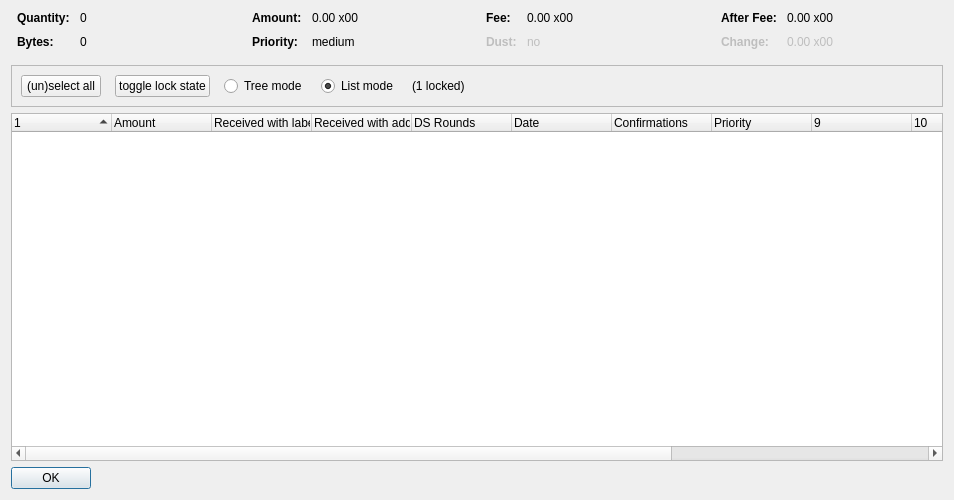
<?xml version="1.0" encoding="UTF-8"?>
<ui version="4.0">
 <class>CoinControlDialog</class>
 <widget class="QDialog" name="CoinControlDialog">
  <property name="geometry">
   <rect>
    <x>0</x>
    <y>0</y>
    <width>954</width>
    <height>500</height>
   </rect>
  </property>
  <property name="windowTitle">
   <string>Coin Selection</string>
  </property>
  <layout class="QVBoxLayout" name="verticalLayout">
   <item>
    <layout class="QHBoxLayout" name="horizontalLayoutTop" stretch="0,0,0,0">
     <property name="topMargin">
      <number>0</number>
     </property>
     <property name="bottomMargin">
      <number>10</number>
     </property>
     <item>
      <layout class="QFormLayout" name="formLayoutCoinControl1">
       <property name="horizontalSpacing">
        <number>10</number>
       </property>
       <property name="verticalSpacing">
        <number>10</number>
       </property>
       <property name="leftMargin">
        <number>6</number>
       </property>
       <property name="rightMargin">
        <number>6</number>
       </property>
       <item row="0" column="0">
        <widget class="QLabel" name="labelCoinControlQuantityText">
         <property name="font">
          <font>
           <weight>75</weight>
           <bold>true</bold>
          </font>
         </property>
         <property name="text">
          <string>Quantity:</string>
         </property>
        </widget>
       </item>
       <item row="0" column="1">
        <widget class="QLabel" name="labelCoinControlQuantity">
         <property name="cursor">
          <cursorShape>IBeamCursor</cursorShape>
         </property>
         <property name="contextMenuPolicy">
          <enum>Qt::ActionsContextMenu</enum>
         </property>
         <property name="text">
          <string notr="true">0</string>
         </property>
         <property name="textInteractionFlags">
          <set>Qt::LinksAccessibleByMouse|Qt::TextSelectableByKeyboard|Qt::TextSelectableByMouse</set>
         </property>
        </widget>
       </item>
       <item row="1" column="0">
        <widget class="QLabel" name="labelCoinControlBytesText">
         <property name="font">
          <font>
           <weight>75</weight>
           <bold>true</bold>
          </font>
         </property>
         <property name="text">
          <string>Bytes:</string>
         </property>
        </widget>
       </item>
       <item row="1" column="1">
        <widget class="QLabel" name="labelCoinControlBytes">
         <property name="cursor">
          <cursorShape>IBeamCursor</cursorShape>
         </property>
         <property name="contextMenuPolicy">
          <enum>Qt::ActionsContextMenu</enum>
         </property>
         <property name="text">
          <string notr="true">0</string>
         </property>
         <property name="textInteractionFlags">
          <set>Qt::LinksAccessibleByMouse|Qt::TextSelectableByKeyboard|Qt::TextSelectableByMouse</set>
         </property>
        </widget>
       </item>
      </layout>
     </item>
     <item>
      <layout class="QFormLayout" name="formLayoutCoinControl2">
       <property name="horizontalSpacing">
        <number>10</number>
       </property>
       <property name="verticalSpacing">
        <number>10</number>
       </property>
       <property name="leftMargin">
        <number>6</number>
       </property>
       <property name="rightMargin">
        <number>6</number>
       </property>
       <item row="0" column="0">
        <widget class="QLabel" name="labelCoinControlAmountText">
         <property name="font">
          <font>
           <weight>75</weight>
           <bold>true</bold>
          </font>
         </property>
         <property name="text">
          <string>Amount:</string>
         </property>
        </widget>
       </item>
       <item row="0" column="1">
        <widget class="QLabel" name="labelCoinControlAmount">
         <property name="cursor">
          <cursorShape>IBeamCursor</cursorShape>
         </property>
         <property name="contextMenuPolicy">
          <enum>Qt::ActionsContextMenu</enum>
         </property>
         <property name="text">
          <string notr="true">0.00 x00</string>
         </property>
         <property name="textInteractionFlags">
          <set>Qt::LinksAccessibleByMouse|Qt::TextSelectableByKeyboard|Qt::TextSelectableByMouse</set>
         </property>
        </widget>
       </item>
       <item row="1" column="0">
        <widget class="QLabel" name="labelCoinControlPriorityText">
         <property name="font">
          <font>
           <weight>75</weight>
           <bold>true</bold>
          </font>
         </property>
         <property name="text">
          <string>Priority:</string>
         </property>
        </widget>
       </item>
       <item row="1" column="1">
        <widget class="QLabel" name="labelCoinControlPriority">
         <property name="cursor">
          <cursorShape>IBeamCursor</cursorShape>
         </property>
         <property name="contextMenuPolicy">
          <enum>Qt::ActionsContextMenu</enum>
         </property>
         <property name="text">
          <string>medium</string>
         </property>
         <property name="textInteractionFlags">
          <set>Qt::LinksAccessibleByMouse|Qt::TextSelectableByKeyboard|Qt::TextSelectableByMouse</set>
         </property>
        </widget>
       </item>
      </layout>
     </item>
     <item>
      <layout class="QFormLayout" name="formLayoutCoinControl3">
       <property name="horizontalSpacing">
        <number>10</number>
       </property>
       <property name="verticalSpacing">
        <number>10</number>
       </property>
       <property name="leftMargin">
        <number>6</number>
       </property>
       <property name="rightMargin">
        <number>6</number>
       </property>
       <item row="0" column="0">
        <widget class="QLabel" name="labelCoinControlFeeText">
         <property name="font">
          <font>
           <weight>75</weight>
           <bold>true</bold>
          </font>
         </property>
         <property name="text">
          <string>Fee:</string>
         </property>
        </widget>
       </item>
       <item row="0" column="1">
        <widget class="QLabel" name="labelCoinControlFee">
         <property name="cursor">
          <cursorShape>IBeamCursor</cursorShape>
         </property>
         <property name="contextMenuPolicy">
          <enum>Qt::ActionsContextMenu</enum>
         </property>
         <property name="text">
          <string notr="true">0.00 x00</string>
         </property>
         <property name="textInteractionFlags">
          <set>Qt::LinksAccessibleByMouse|Qt::TextSelectableByKeyboard|Qt::TextSelectableByMouse</set>
         </property>
        </widget>
       </item>
       <item row="1" column="0">
        <widget class="QLabel" name="labelCoinControlLowOutputText">
         <property name="enabled">
          <bool>false</bool>
         </property>
         <property name="font">
          <font>
           <weight>75</weight>
           <bold>true</bold>
          </font>
         </property>
         <property name="text">
          <string>Dust:</string>
         </property>
        </widget>
       </item>
       <item row="1" column="1">
        <widget class="QLabel" name="labelCoinControlLowOutput">
         <property name="enabled">
          <bool>false</bool>
         </property>
         <property name="cursor">
          <cursorShape>IBeamCursor</cursorShape>
         </property>
         <property name="contextMenuPolicy">
          <enum>Qt::ActionsContextMenu</enum>
         </property>
         <property name="text">
          <string>no</string>
         </property>
         <property name="textInteractionFlags">
          <set>Qt::LinksAccessibleByMouse|Qt::TextSelectableByKeyboard|Qt::TextSelectableByMouse</set>
         </property>
        </widget>
       </item>
      </layout>
     </item>
     <item>
      <layout class="QFormLayout" name="formLayoutCoinControl4">
       <property name="horizontalSpacing">
        <number>10</number>
       </property>
       <property name="verticalSpacing">
        <number>10</number>
       </property>
       <property name="leftMargin">
        <number>6</number>
       </property>
       <property name="rightMargin">
        <number>6</number>
       </property>
       <item row="0" column="0">
        <widget class="QLabel" name="labelCoinControlAfterFeeText">
         <property name="font">
          <font>
           <weight>75</weight>
           <bold>true</bold>
          </font>
         </property>
         <property name="text">
          <string>After Fee:</string>
         </property>
        </widget>
       </item>
       <item row="0" column="1">
        <widget class="QLabel" name="labelCoinControlAfterFee">
         <property name="cursor">
          <cursorShape>IBeamCursor</cursorShape>
         </property>
         <property name="contextMenuPolicy">
          <enum>Qt::ActionsContextMenu</enum>
         </property>
         <property name="text">
          <string notr="true">0.00 x00</string>
         </property>
         <property name="textInteractionFlags">
          <set>Qt::LinksAccessibleByMouse|Qt::TextSelectableByKeyboard|Qt::TextSelectableByMouse</set>
         </property>
        </widget>
       </item>
       <item row="1" column="0">
        <widget class="QLabel" name="labelCoinControlChangeText">
         <property name="enabled">
          <bool>false</bool>
         </property>
         <property name="font">
          <font>
           <weight>75</weight>
           <bold>true</bold>
          </font>
         </property>
         <property name="text">
          <string>Change:</string>
         </property>
        </widget>
       </item>
       <item row="1" column="1">
        <widget class="QLabel" name="labelCoinControlChange">
         <property name="enabled">
          <bool>false</bool>
         </property>
         <property name="cursor">
          <cursorShape>IBeamCursor</cursorShape>
         </property>
         <property name="contextMenuPolicy">
          <enum>Qt::ActionsContextMenu</enum>
         </property>
         <property name="text">
          <string notr="true">0.00 x00</string>
         </property>
         <property name="textInteractionFlags">
          <set>Qt::LinksAccessibleByMouse|Qt::TextSelectableByKeyboard|Qt::TextSelectableByMouse</set>
         </property>
        </widget>
       </item>
      </layout>
     </item>
    </layout>
   </item>
   <item>
    <widget class="QFrame" name="frame">
     <property name="minimumSize">
      <size>
       <width>0</width>
       <height>40</height>
      </size>
     </property>
     <property name="frameShape">
      <enum>QFrame::StyledPanel</enum>
     </property>
     <property name="frameShadow">
      <enum>QFrame::Sunken</enum>
     </property>
     <layout class="QHBoxLayout" name="horizontalLayout">
      <item>
       <layout class="QHBoxLayout" name="horizontalLayoutPanel" stretch="0,0,0,0,0,0">
        <property name="spacing">
         <number>14</number>
        </property>
        <item>
         <widget class="QPushButton" name="pushButtonSelectAll">
          <property name="sizePolicy">
           <sizepolicy hsizetype="Maximum" vsizetype="Fixed">
            <horstretch>0</horstretch>
            <verstretch>0</verstretch>
           </sizepolicy>
          </property>
          <property name="text">
           <string>(un)select all</string>
          </property>
          <property name="autoDefault">
           <bool>false</bool>
          </property>
         </widget>
        </item>
        <item>
         <widget class="QPushButton" name="pushButtonToggleLock">
          <property name="sizePolicy">
           <sizepolicy hsizetype="Maximum" vsizetype="Fixed">
            <horstretch>0</horstretch>
            <verstretch>0</verstretch>
           </sizepolicy>
          </property>
          <property name="text">
           <string>toggle lock state</string>
          </property>
          <property name="autoDefault">
           <bool>false</bool>
          </property>
         </widget>
        </item>
        <item>
         <widget class="QRadioButton" name="radioTreeMode">
          <property name="sizePolicy">
           <sizepolicy hsizetype="Maximum" vsizetype="Fixed">
            <horstretch>0</horstretch>
            <verstretch>0</verstretch>
           </sizepolicy>
          </property>
          <property name="text">
           <string>Tree mode</string>
          </property>
         </widget>
        </item>
        <item>
         <widget class="QRadioButton" name="radioListMode">
          <property name="sizePolicy">
           <sizepolicy hsizetype="Maximum" vsizetype="Fixed">
            <horstretch>0</horstretch>
            <verstretch>0</verstretch>
           </sizepolicy>
          </property>
          <property name="text">
           <string>List mode</string>
          </property>
          <property name="checked">
           <bool>true</bool>
          </property>
         </widget>
        </item>
        <item>
         <widget class="QLabel" name="labelLocked">
          <property name="text">
           <string>(1 locked)</string>
          </property>
         </widget>
        </item>
        <item>
         <spacer name="horizontalSpacer">
          <property name="orientation">
           <enum>Qt::Horizontal</enum>
          </property>
          <property name="sizeHint" stdset="0">
           <size>
            <width>40</width>
            <height>20</height>
           </size>
          </property>
         </spacer>
        </item>
       </layout>
      </item>
     </layout>
    </widget>
   </item>
   <item>
    <widget class="CoinControlTreeWidget" name="treeWidget">
     <property name="contextMenuPolicy">
      <enum>Qt::CustomContextMenu</enum>
     </property>
     <property name="sortingEnabled">
      <bool>false</bool>
     </property>
     <property name="columnCount">
      <number>13</number>
     </property>
     <attribute name="headerShowSortIndicator" stdset="0">
      <bool>true</bool>
     </attribute>
     <attribute name="headerStretchLastSection">
      <bool>false</bool>
     </attribute>
     <column>
      <property name="text">
       <string/>
      </property>
     </column>
     <column>
      <property name="text">
       <string>Amount</string>
      </property>
     </column>
     <column>
      <property name="text">
       <string>Received with label</string>
      </property>
     </column>
     <column>
      <property name="text">
       <string>Received with address</string>
      </property>
     </column>
     <column>
      <property name="text">
       <string>DS Rounds</string>
      </property>
     </column>
     <column>
      <property name="text">
       <string>Date</string>
      </property>
     </column>
     <column>
      <property name="text">
       <string>Confirmations</string>
      </property>
      <property name="toolTip">
       <string>Confirmed</string>
      </property>
     </column>
     <column>
      <property name="text">
       <string>Priority</string>
      </property>
     </column>
     <column>
      <property name="text">
       <string/>
      </property>
     </column>
     <column>
      <property name="text">
       <string/>
      </property>
     </column>
     <column>
      <property name="text">
       <string/>
      </property>
     </column>
     <column>
      <property name="text">
       <string/>
      </property>
     </column>
     <column>
      <property name="text">
       <string/>
      </property>
     </column>
    </widget>
   </item>
   <item>
    <widget class="QDialogButtonBox" name="buttonBox">
     <property name="sizePolicy">
      <sizepolicy hsizetype="Maximum" vsizetype="Fixed">
       <horstretch>0</horstretch>
       <verstretch>0</verstretch>
      </sizepolicy>
     </property>
     <property name="orientation">
      <enum>Qt::Horizontal</enum>
     </property>
     <property name="standardButtons">
      <set>QDialogButtonBox::Ok</set>
     </property>
    </widget>
   </item>
  </layout>
 </widget>
 <customwidgets>
  <customwidget>
   <class>CoinControlTreeWidget</class>
   <extends>QTreeWidget</extends>
   <header>coincontroltreewidget.h</header>
  </customwidget>
 </customwidgets>
 <resources/>
 <connections/>
</ui>
